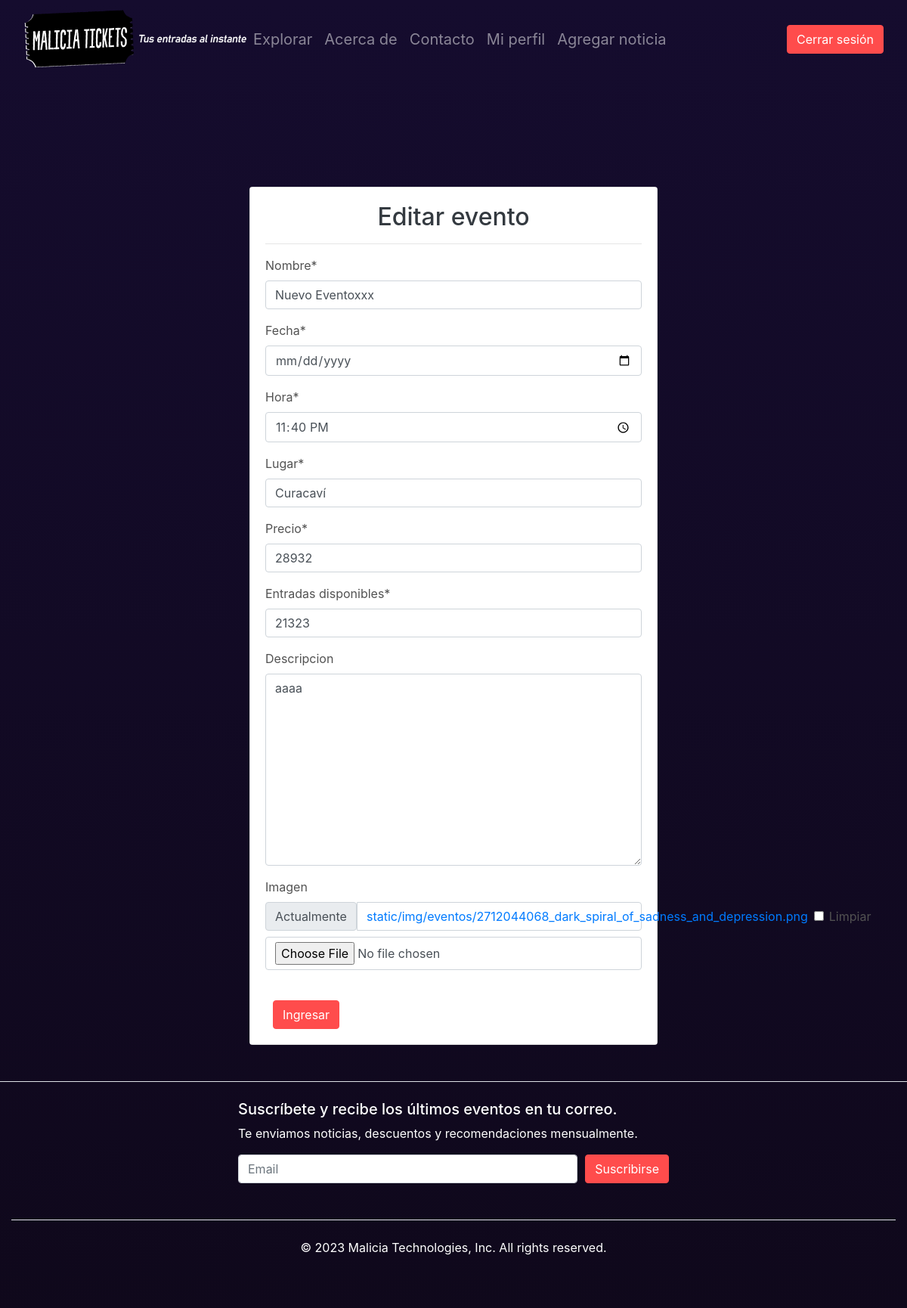
/perfil/editar_evento/8/ (signed in), run on the app's committed database.
### crud/models.py (models this page shows, shortened)
class Evento(models.Model):
    user = models.ForeignKey(User, on_delete=models.CASCADE, to_field='username',null=True)
    nombre = models.CharField(max_length=50)
    fecha = models.DateField()
    hora = models.TimeField()
    lugar = models.CharField(max_length=100)
    precio = models.IntegerField()
    entradas_disponibles = models.IntegerField()
    descripcion = models.TextField(blank=True,null=True)
    imagen = models.ImageField(upload_to='static/img/eventos/', blank=True, default='static/img/eventos/default.png')

### crud/views.py (the view)
# urls.py: path('editar_evento/<int:id>/',views.editar_evento,name='editar_evento'),
@login_required
def editar_evento(request, id):
    evento = get_object_or_404(Evento, id=id)
    if request.method == 'POST':
        form = EventoForm(request.POST, request.FILES, instance=evento)
        if form.is_valid():
            form.save()
            messages.success(request, 'Evento modificado correctamente.', 'Modificado')
            return mostrar_perfil(request,evento.user.username)
    else:
        form = EventoForm(instance=evento)
    return render(request, 'crud/editar_evento.html', {'form': form, 'evento': evento})

### crud/forms.py
class EventoForm(forms.ModelForm):
    def __init__(self, *args, **kwargs):
        user = kwargs.pop('user', None)  # Get the 'user' argument from kwargs
        super(EventoForm, self).__init__(*args, **kwargs)
        if user and not self.instance.pk:  # Set the default value if user is authenticated and the instance is not being edited
            self.initial['username'] = user.username
        self.fields['imagen'].required = False
    class Meta:
        model = Evento
        exclude = ['user']
        widgets = {
            'fecha': forms.DateInput(attrs={'type': 'date'}),
            'hora': forms.TimeInput(format='%H:%M', attrs={'type': 'time'})
        }

### templates/crud/editar_evento.html (shortened to what this page needs)
{% extends 'base.html' %}
{% block content %}
{% load crispy_forms_tags %}
<br><br><br><br><br><br>
<div class="container">
    <div class="row">
        <div class="col-12 col-md-6 offset-md-3">
            <div class="card">
                <div class="card-body bg-white">
                    <h2 class="text-dark text text-center">Editar evento</h2>
                    <hr class="text-dark">
                    <form method="post" enctype="multipart/form-data">
                        {{form | crispy}}
                        <br>
                        <input type="submit" value="Ingresar" class="btn btn-primary float-end">
                    </form>
                </div>
            </div>
        </div>
    </div>
</div>
{% endblock %}

### static/css/estilo.css (style rules this page uses)
body { background: linear-gradient(rgb(21, 12, 46),rgb(15, 8, 27)); overflow-x: hidden; }
h1,h2,h3,h4,h5,p { color:white; }
label { color:rgb(82, 82, 82); }
.btn { border-color: hsl(0, 100%, 65%); color:hsl(0, 100%, 65%); margin-left: 10px; }
.btn-primary { background-color: hsl(0, 100%, 65%); color: white; }

### data on the page
Evento: nombre "Nuevo Eventoxxx", hora "23:40", lugar "Curacaví", precio "28932", entradas_disponibles "21323", descripcion "aaaa"
